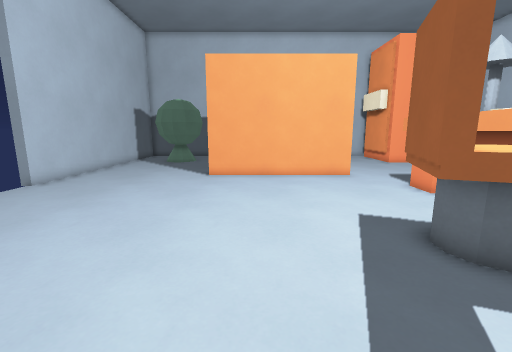
View 1 (above)

24 first-person views from a walk through a level from a Godot 3-D game. The camera is 1.3 m above the floor, tilts 10° down and sees 90° across. The floor is counted in squares, 0.5 m on a side. Each view is taken from the middle of a square. On the plan, view 1 faces up. The plan holds only what a view shows up to about 18 squares ahead; the rest is blank.

View 2
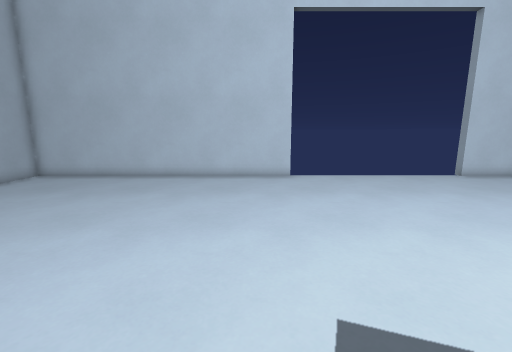

View 3
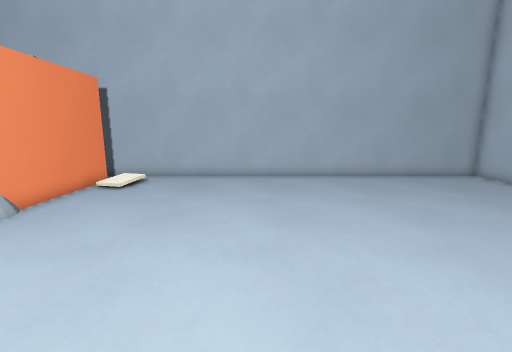

View 4
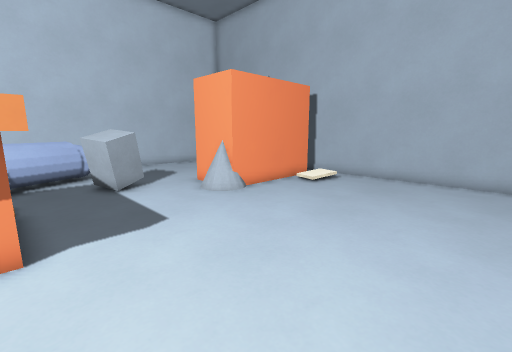

View 5
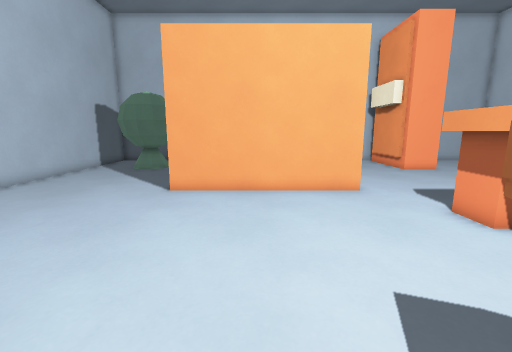

View 6
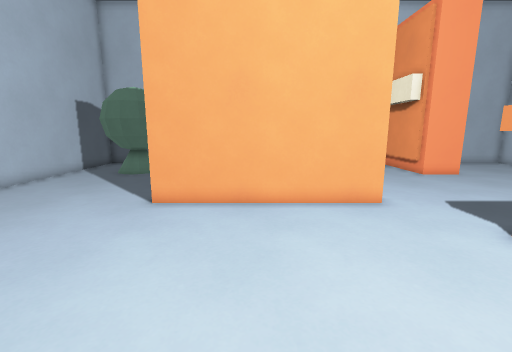

View 7
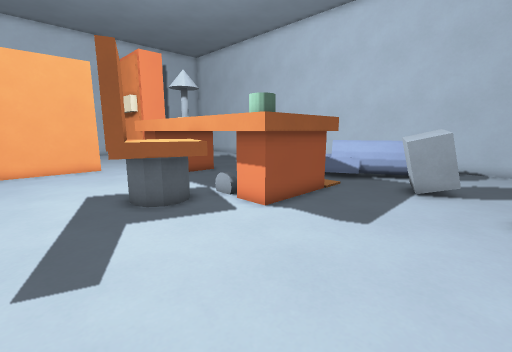

View 8
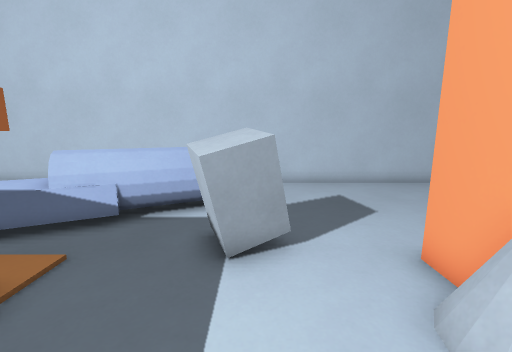

View 9
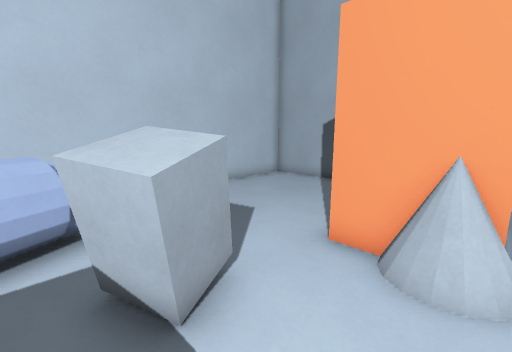

View 10
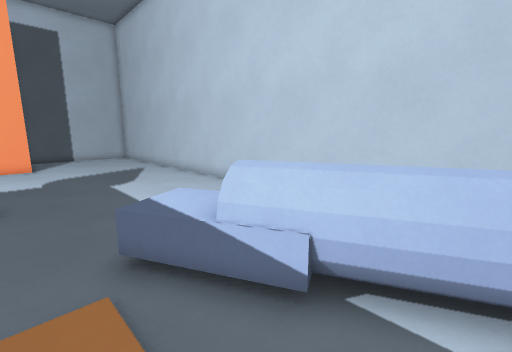

View 11
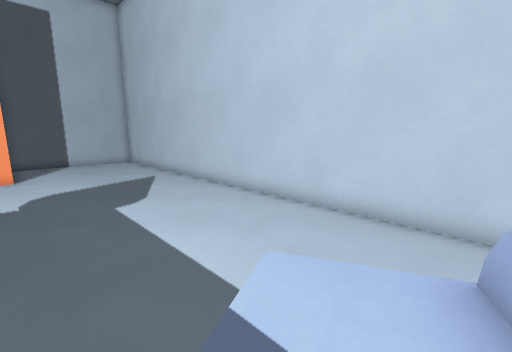

View 12
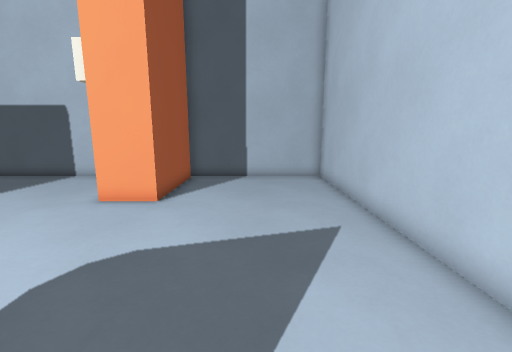

View 13
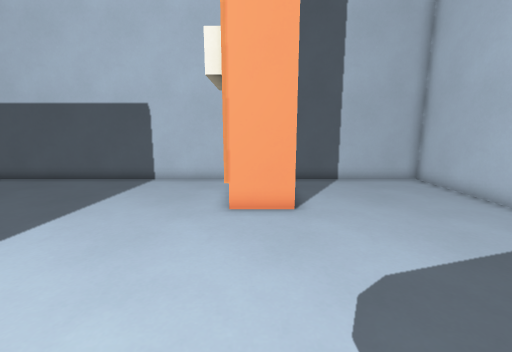

View 14
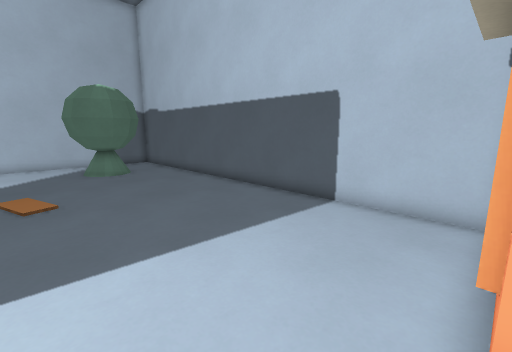

View 15
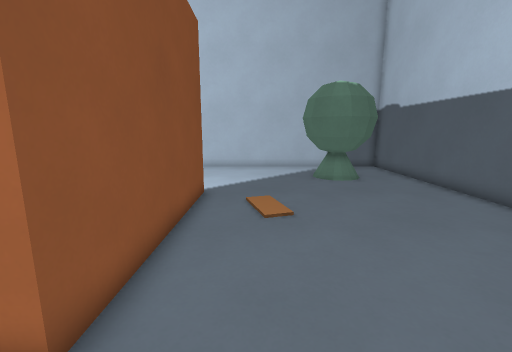

View 16
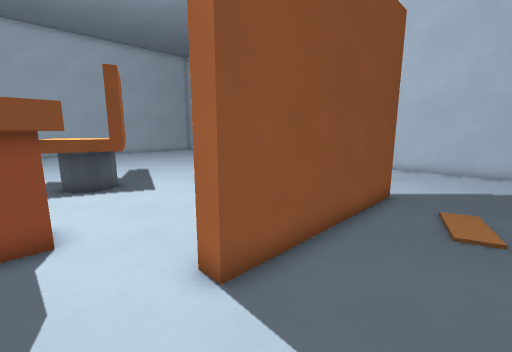

View 17
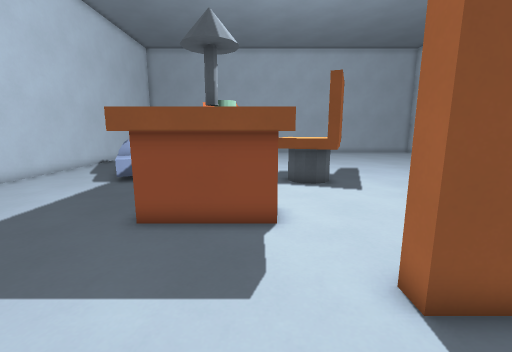

View 18
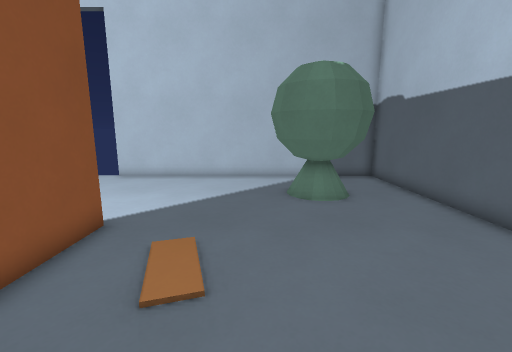

View 19
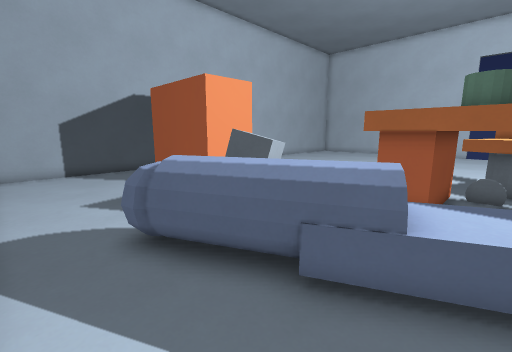

View 20
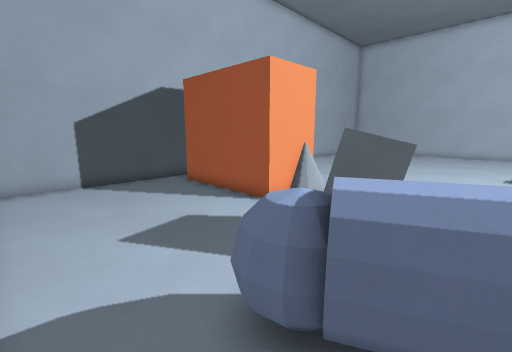

View 21
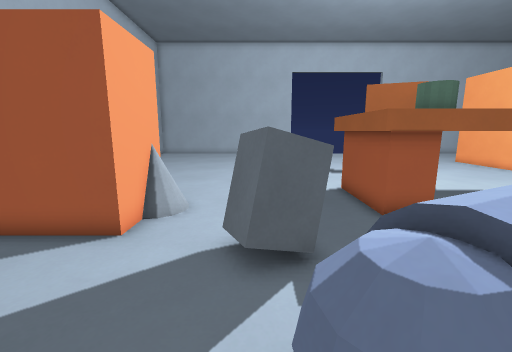

View 22
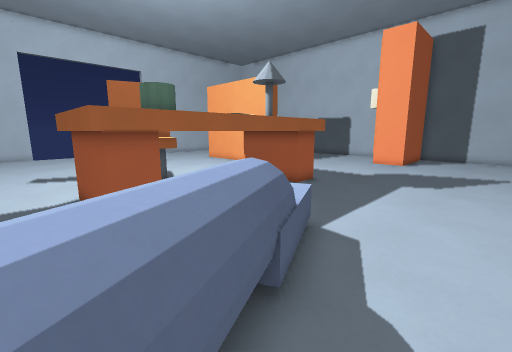

View 23
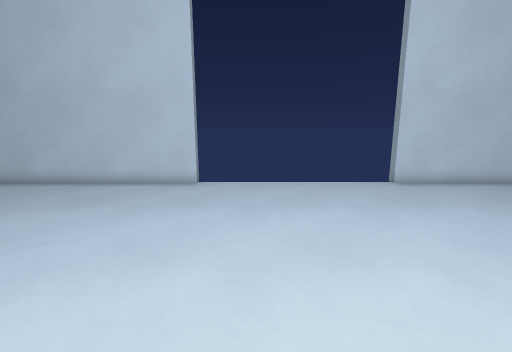

View 24
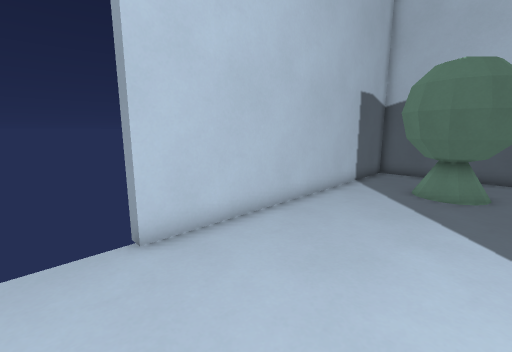

### Floor plan
Key: @ floor where view 1 was taken; # wall or solid block; x gap in a wall; . main floor; : floor 0.25 m higher than the main floor; / step, stairs or slope; = window, fence, low wall or low ledge; ^ raised ledge; T thing the floor can be seen under or through; C chair; B bin; L block; Y cylinder; O other object.
Columns run from 11 left of view 1 to 21 right of it. Each row starts with its distance up from view 1.
 27 #################################
 26 #.....................  O.......#
 25 #...  ................O O.......#
 24 #..  ##...............O O.......#
 23 #.   ##...............O O.......#
 22 #. ####...............O O.......#
 21 #..####...............OOO.......#
 20 #...............................#
 19 #...............................#
 18 #...............................#
 17 #...............................#
 16 #.......#########...............#
 15 #.......#########...............#
 14 #...............................#
 13 #...............................#
 12 x.................TT####........#
 11  .................TT####........#
 10  .................T    #........#
  9  .................^^   ^........#
  8  .................^    ^........#
  7  ..............CCC^    ^........#
  6  ..............CCCC    ^.=^.....#
  5  .............CCCCC^Y^ ^=^^^....#
  4  ..............CCC^^ Y##.^^x....#
  3  .................^^^###.=^^=...#
  2 x.................^^^###..=^^...#
  1 #.........................=^^=..#
  0 #..........@.............##^^=..#
 -1 #.......................^^ x==..#
 -2 #.......................^#=.==..#
 -3 #.......................==......#
 -4 #...............................#
 -5 #....................BBLL.......#
 -6 #....................BBLL.......#
 -7 #....................L  L.......#
 -8 #....................L  L.......#
 -9 #....................L  L.......#
-10 #................../:L  L.......#
-11 #..................//L  L.......#
-12 #...................     .......#
-13 #################################

Where each view was taken, in squares from view 1:
view 1: 0 up, 0 right, facing up
view 2: 0 up, 4 right, facing left
view 3: 2 up, 2 right, facing down
view 4: 2 up, 1 right, facing down-right
view 5: 4 up, 1 right, facing up
view 6: 6 up, 1 right, facing up
view 7: 4 down, 1 right, facing up-right
view 8: 2 down, 8 right, facing right
view 9: 0 up, 10 right, facing down-right
view 10: 0 up, 12 right, facing up-right
view 11: 4 up, 13 right, facing up-right
view 12: 12 up, 17 right, facing up
view 13: 13 up, 12 right, facing up
view 14: 18 up, 11 right, facing up-left
view 15: 18 up, 8 right, facing left
view 16: 19 up, 8 right, facing down-left
view 17: 19 up, 8 right, facing down
view 18: 20 up, 4 right, facing left
view 19: 5 up, 20 right, facing down-left
view 20: 1 up, 20 right, facing down-left
view 21: 2 down, 19 right, facing left
view 22: 0 up, 19 right, facing up-left
view 23: 5 up, 2 right, facing left
view 24: 10 up, 5 left, facing up-left
